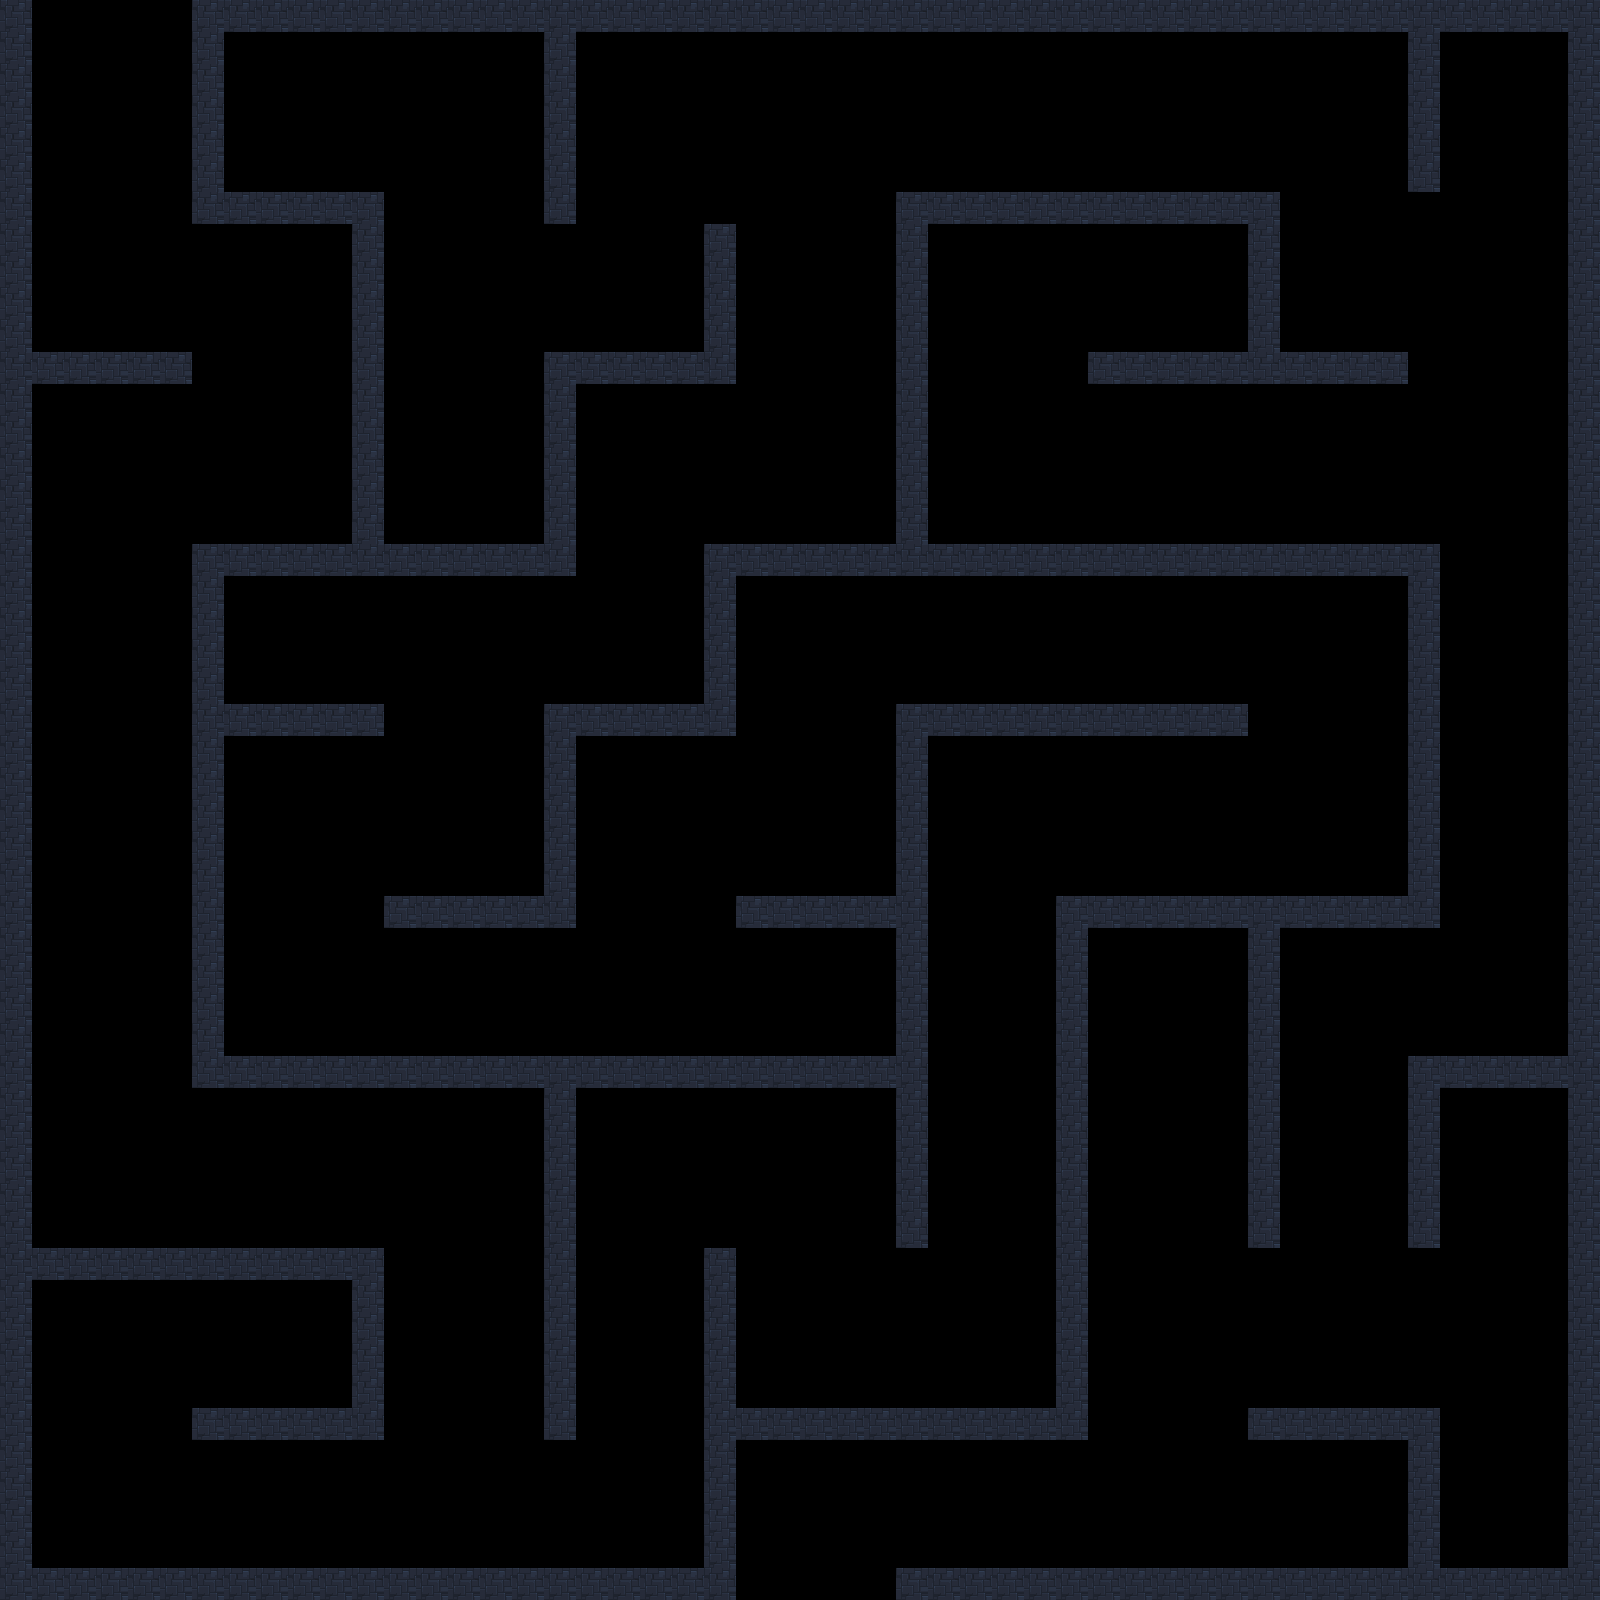

A level layout from a 2D game, rendered from its tile map. Below: a short description, then the map file with tile-grid data replaced by summaries:
An orthogonal 50x50 tile map with 32x32 px tiles, 1 tile layer (块层 1).

<map version="1.0" orientation="orthogonal" renderorder="right-down" width="50" height="50" tilewidth="32" tileheight="32" nextobjectid="1">
 <tileset firstgid="1" name="瓦片地图图块" tilewidth="32" tileheight="32" tilecount="1089" columns="33">
  <image source="瓦片地图图块.png" width="1056" height="1056" />
 </tileset>
 <layer name="块层 1" width="50" height="50">
  <data>[2500 cells, 524 non-empty, 1 distinct tile ids]</data>
 </layer>
 <objectgroup name="objects" />
</map>